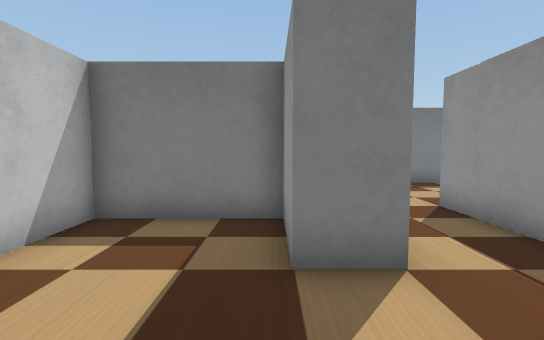
[1] (above)

20 first-person views from a walk through a world built for the Webots simulator. The camera is 0.27 m above the floor, tilts 4° down and sees 85° across. The floor is counted in squares, 0.2 m on a side. Each view is taken from the middle of a square. On the plan, view 1 faces up. The plan holds only what a view shows up to about 14 squares ahead; the rest is blank. The place goes on beyond the plan. The robots in the file are not drawn. Webots' stock objects and surfaces are drawn as simple stand-ins.

[2]
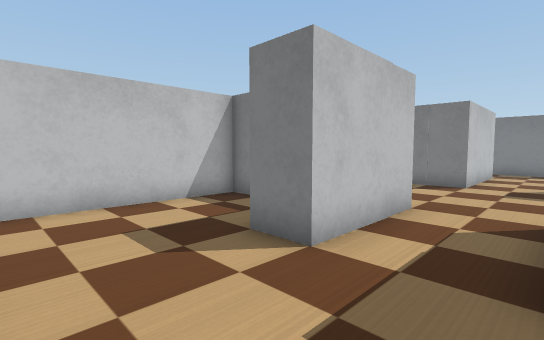

[3]
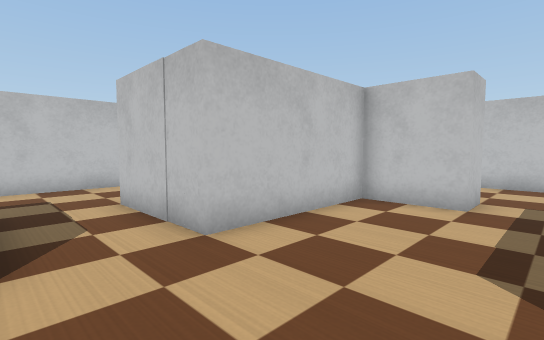

[4]
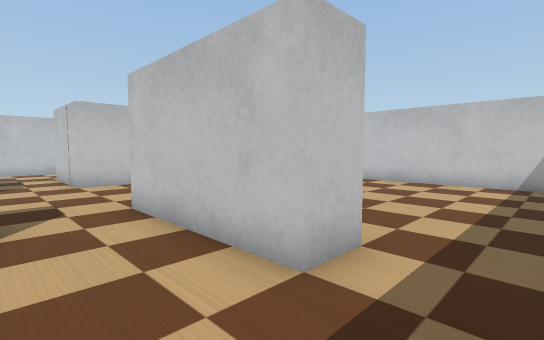

[5]
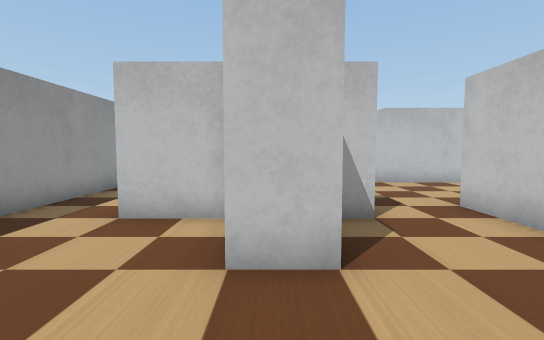

[6]
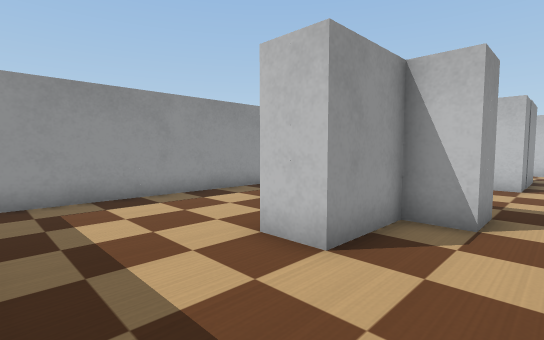

[7]
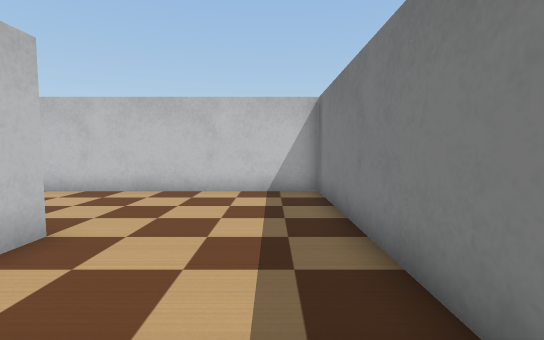

[8]
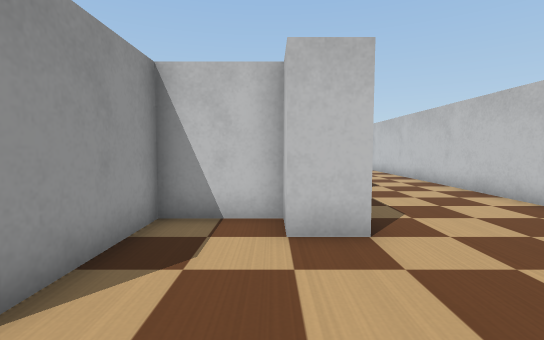

[9]
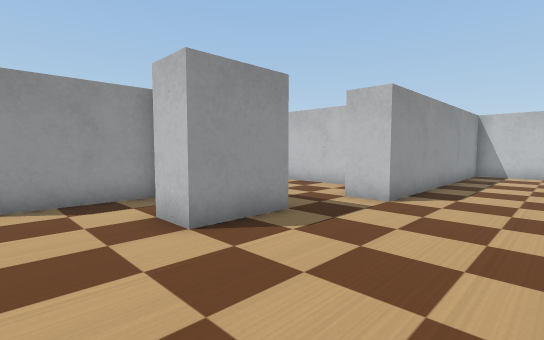

[10]
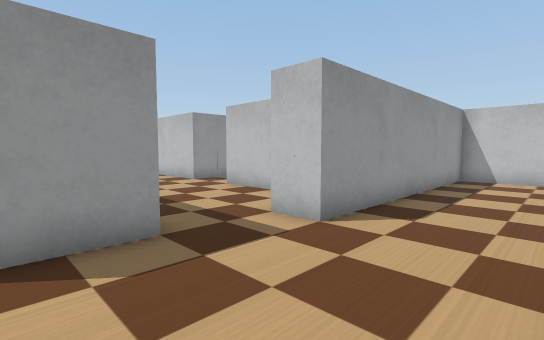

[11]
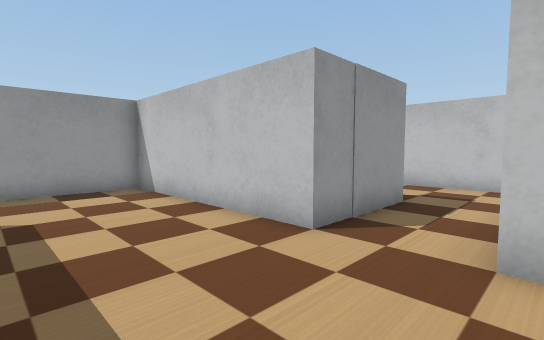

[12]
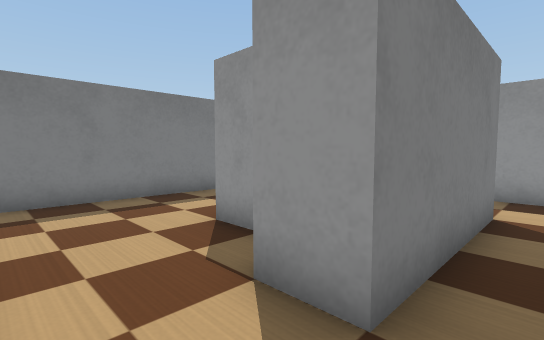

[13]
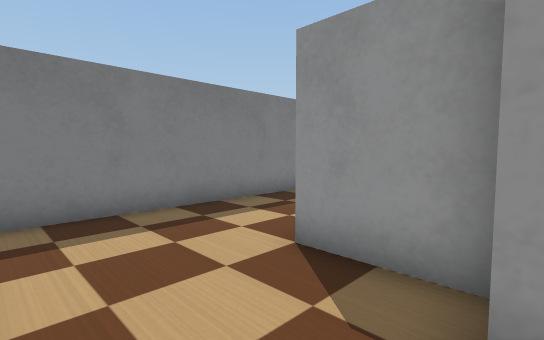

[14]
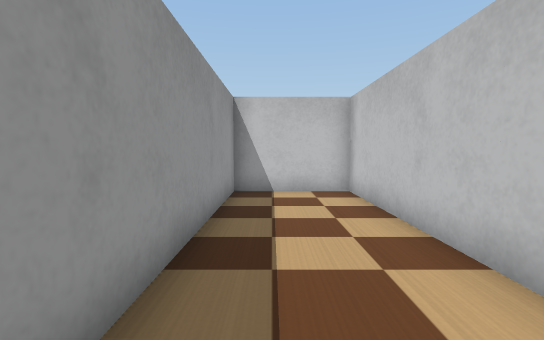

[15]
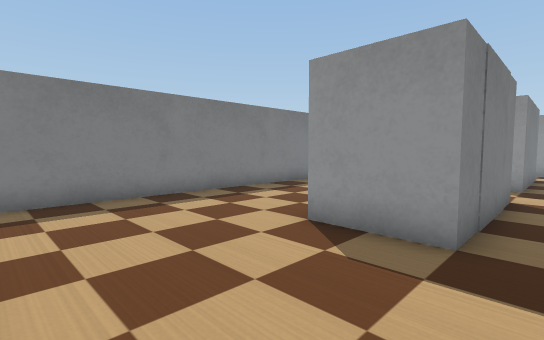

[16]
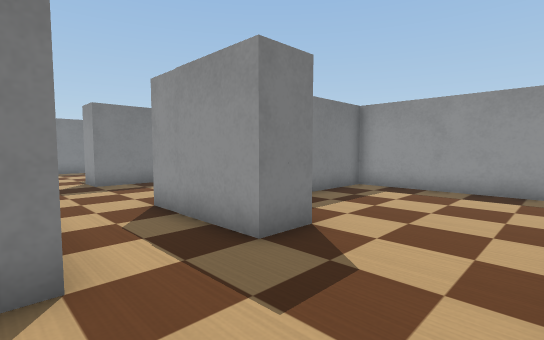

[17]
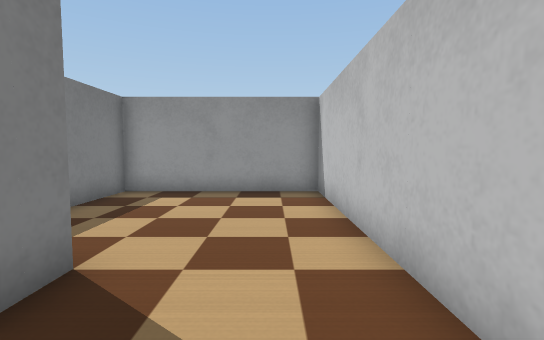

[18]
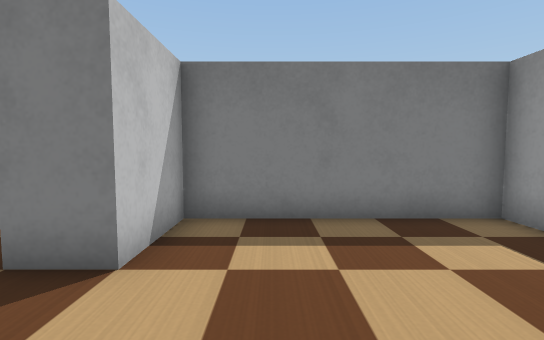

[19]
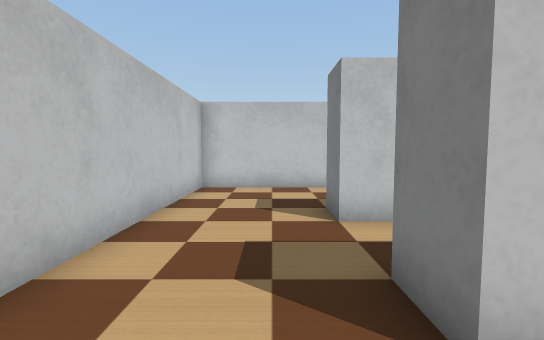

[20]
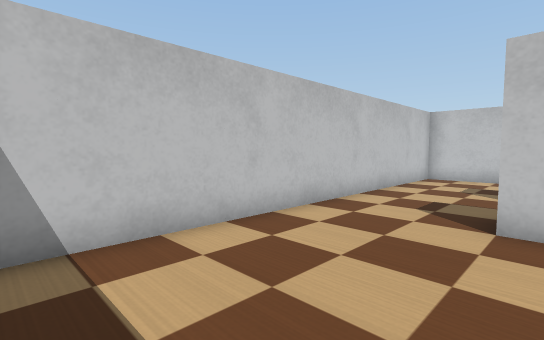

### Floor plan
Points are (right, up) in squares from view 1. A wall is a line through its corners. A room is listed if a view was taken in it or the views show most of it. See-through windows are left out.
Room 1 (views 1, 16)
walls: (1.5, 3.2) (0.2, 3.2) (0.2, 5.7) (-3.5, 5.7) (-3.5, -0.5) (1.5, -0.5)
ways out: opening at (0.5, 1.5) to room 2
Room 2 (views 2, 3, 4, 5, 6, 7, 8, 9, 10, 11, 12, 13, 14, 15, 17)
walls: (0.1, 17) (1.5, 17) (1.5, 12) (-3.5, 12) (-3.5, 14.5) (-2.2, 14.5) (-2.2, 13.3) (0.2, 13.3) (0.2, 16.8); (6.9, 13.3) (9, 13.3); (9, 12) (4, 12) (4, 13.3) (5.2, 13.3) (5.2, 15.7) (6.6, 15.7); (5.3, 3.2) (4, 3.2) (4, 7) (11.5, 7) (11.5, 18.8); (1.5, -0.5) (5.5, -0.5); (9.6, 19.5) (-8.5, 19.5) (-8.5, -0.5) (-4.8, -0.5) (-4.8, 9.5) (-3.5, 9.5) (-3.5, 7) (1.5, 7) (1.5, 3.2)
ways out: opening at (0.5, 1.5) to room 1; opening at (4.5, 1) to room 3
Room 3 (views 18, 19, 20)
walls: (5.5, -0.5) (11.5, -0.5) (11.5, 5.7) (5.3, 5.7) (5.3, 3.2)
ways out: opening at (4.5, 1) to room 2

Positions as (right, up) in squares from view 1, and headings:
1: (0, 0), facing up
2: (4, 0), facing up-left
3: (4, 11), facing down-left
4: (4, 19), facing down-left
5: (6, 19), facing down
6: (3, 19), facing down-right
7: (1, 18), facing left
8: (-2, 19), facing down
9: (-8, 17), facing down-right
10: (-8, 14), facing down-right
11: (1, 11), facing down-right
12: (2, 11), facing up-right
13: (2, 13), facing up-right
14: (-6, 9), facing down
15: (-8, 11), facing up-right
16: (1, 0), facing up-right
17: (2, 1), facing right
18: (7, 0), facing up
19: (7, 2), facing left
20: (11, 4), facing down-left
